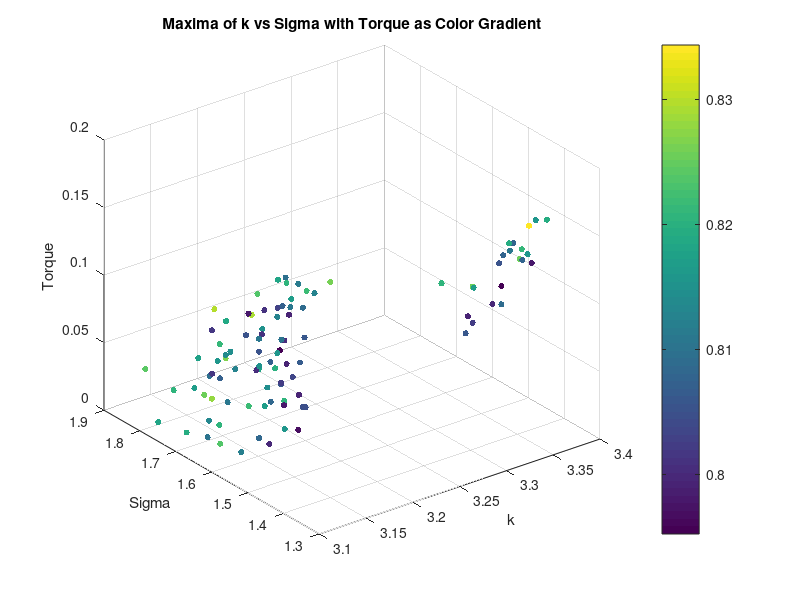
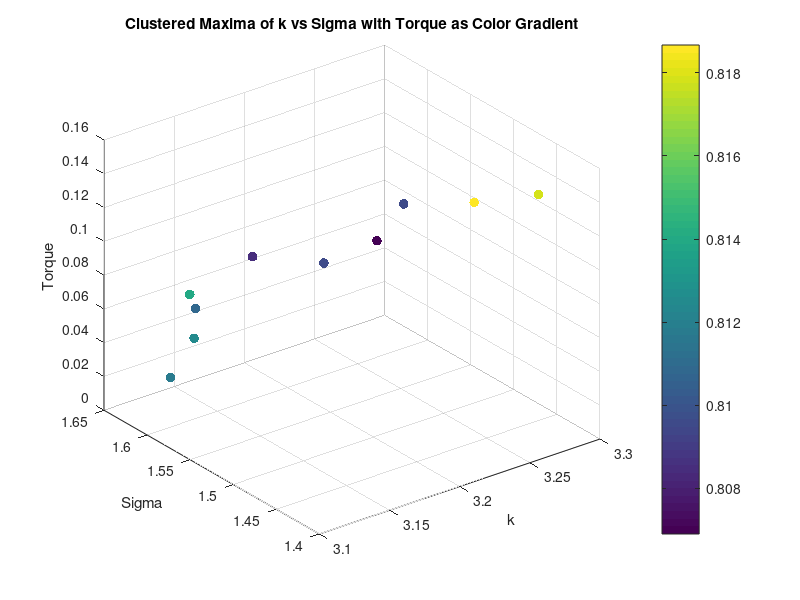
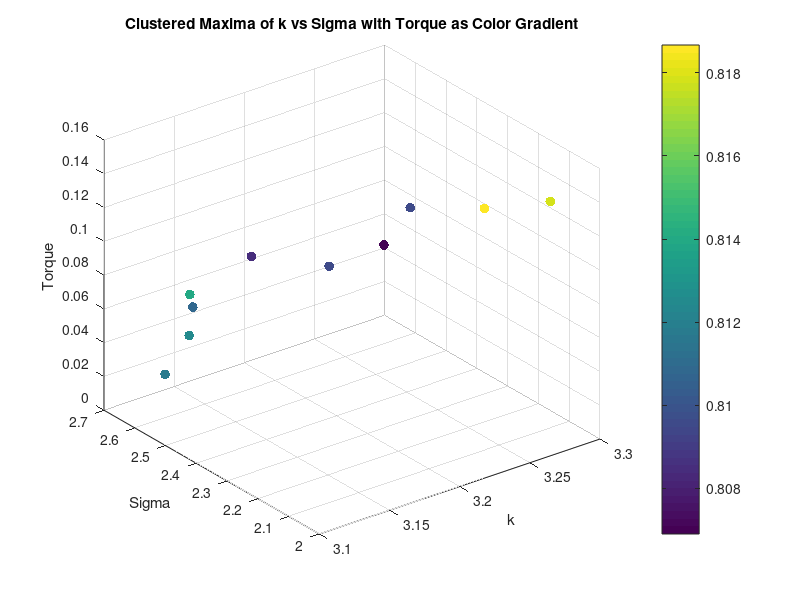

These charts were generated, in order, by the following MATLAB code:
load('maxima_data.mat');
scatter3(maxima_k, maxima_sigma, torque_values, 20, maxima_corr, 'filled');
xlabel('k');
ylabel('Sigma');
zlabel('Torque');
title('Maxima of k vs Sigma with Torque as Color Gradient');
colorbar;
grid on;

% K means clustering of torque into 10 clusters, taking mean of each cluster k, sigma and corr too
[cluster_idx, cluster_centers] = kmeans(torque_values', 10);
% Take the mean of each cluster
torque_means = zeros(10, 1);
sigma_means = zeros(10, 1);
k_means = zeros(10, 1);
corr_means = zeros(10, 1);
for i = 1:10
    torque_means(i) = mean(torque_values(cluster_idx == i));
    sigma_means(i) = mean(maxima_sigma(cluster_idx == i));
    k_means(i) = mean(maxima_k(cluster_idx == i));
    corr_means(i) = mean(maxima_corr(cluster_idx == i));
end

% Plot the clusters
figure;
scatter3(k_means, sigma_means, torque_means, 50, corr_means, 'filled');
xlabel('k');
ylabel('Sigma');
zlabel('Torque');
title('Clustered Maxima of k vs Sigma with Torque as Color Gradient');
colorbar;
grid on;

figure;
scatter3(k_means, sigma_means.^2, torque_means, 50, corr_means, 'filled');
xlabel('k');
ylabel('Sigma');
zlabel('Torque');
title('Clustered Maxima of k vs Sigma with Torque as Color Gradient');
colorbar;
grid on;
